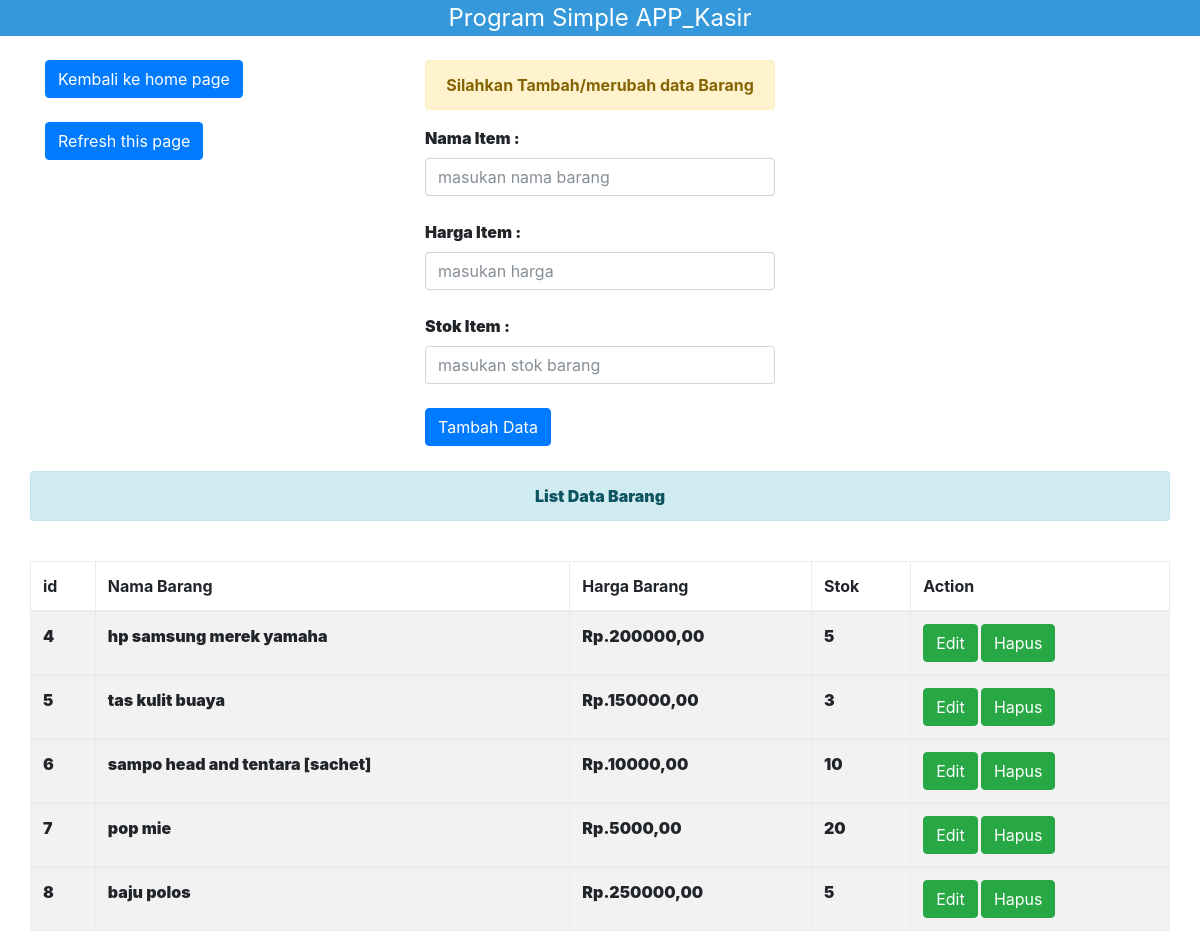
Page /manage/barang.php on the committed database.
### tables this page shows
CREATE TABLE IF NOT EXISTS `barang` (
  `id` int(11) NOT NULL AUTO_INCREMENT,
  `namabrg` varchar(150) DEFAULT NULL,
  `hargabrg` varchar(150) DEFAULT NULL,
  `stokbrg` varchar(150) DEFAULT NULL,
  PRIMARY KEY (`id`)
);

### manage/barang.php (the view, shortened to what this page needs)
<?php
require_once 'header.php';
include '../configuration/konek.php';
?>
<div class="container">
<br>
  <div class="row">
    <div class="col-md-4">
      <a href="index.php"><button class="btn btn-primary">Kembali ke home page</button></a><br><br>
      <a href="barang.php"><button class="btn btn-primary">Refresh this page</button></a>
    </div>
    <div class="col-md-4">
        <center><font class="alert alert-warning card card-title"><b>Silahkan Tambah/merubah data Barang<b></font></center>
        <form action="" method="post">
          <label>Nama Item :</label>
          <input type="text" name="namabrg" value="<?php if(isset($_GET['edit'])){ echo $tam['1']; } ?>" class="form-control" placeholder="masukan nama barang"><br>
          <label>Harga Item :</label>
          <input type="text" name="hargabrg" value="<?php if(isset($_GET['edit'])){ echo $tam['2']; } ?>" class="form-control" placeholder="masukan harga"><br>
          <label>Stok Item :</label>
          <input type="number" name="stokbrg" value="<?php if(isset($_GET['edit'])){ echo $tam['3']; } ?>" class="form-control" placeholder="masukan stok barang"><br>
          <?php
            if (isset($_GET['edit'])) {
              ?><button name="update" class="btn btn-primary">Update Data</button>
              <?php
            }else{
              ?><button name="tambah" class="btn btn-primary">Tambah Data</button>
              <?php
            }
          ?>
        </form>
    </div>
  </div>
  <div class="col-md-4"></div>
</div>
<br>
<div class="container-fluid">
  <div class="col-md-12">
    <center><font class="alert alert-info card card-title"><b>List Data Barang<b></font></center>
    <br>
    <form action="" method="get">
      <table class="table table-striped table-bordered">
        <thead>
          <tr>
            <th>id</th>
            <th>Nama Barang</th>
            <th>Harga Barang</th>
            <th>Stok</th>
            <th>Action</th>
          </tr>
        </thead>
        <?php
        $query = mysqli_query($konek, "select * from barang");{
        while ($r = mysqli_fetch_array($query)) {
         ?>
        <tbody>
          <tr>
            <td><?php echo $r['0']; ?></td>
            <td><?php echo $r['1']; ?></td>
            <td>Rp.<?php echo $r['2']; ?>,00</td>
            <td><?php echo $r['3']; ?></td>
            <td>
              <a href="?edit=<?php echo $r['0'] ?>" class="btn btn-success">Edit</a>
              <a href="?hapus=<?php echo $r['0'] ?>" class="btn btn-success">Hapus</a>
            </td>
          </tr>
        </tbody>
      <?php } } ?>
      </table>
    </form>
  </div>
</div>
<?php require_once 'footer.php'; ?>

### manage/header.php (shortened to what this page needs)
<!DOCTYPE html>
<html>
<head>
	<link rel="stylesheet" type="text/css" href="../css/bootstrap.css">
	<link rel="stylesheet" type="text/css" href="../css/bootstrap.min.css">
</head>
<body>
	<div class="">
		<div class="col-md-12" style="background-color:#3498db;">
			<center>
				<marquee><font color="white" size="5px">Program Simple APP_Kasir</font></marquee>
			</center>
		</div>
	</div>

### manage/footer.php (shortened to what this page needs)
</body>
</html>

### rows in the picture
barang: id "4", namabrg "hp samsung merek yamaha", hargabrg "200000", stokbrg "5"
barang: id "5", namabrg "tas kulit buaya", hargabrg "150000", stokbrg "3"
barang: id "6", namabrg "sampo head and tentara [sachet]", hargabrg "10000", stokbrg "10"
barang: id "7", namabrg "pop mie", hargabrg "5000", stokbrg "20"
barang: id "8", namabrg "baju polos", hargabrg "250000", stokbrg "5"
